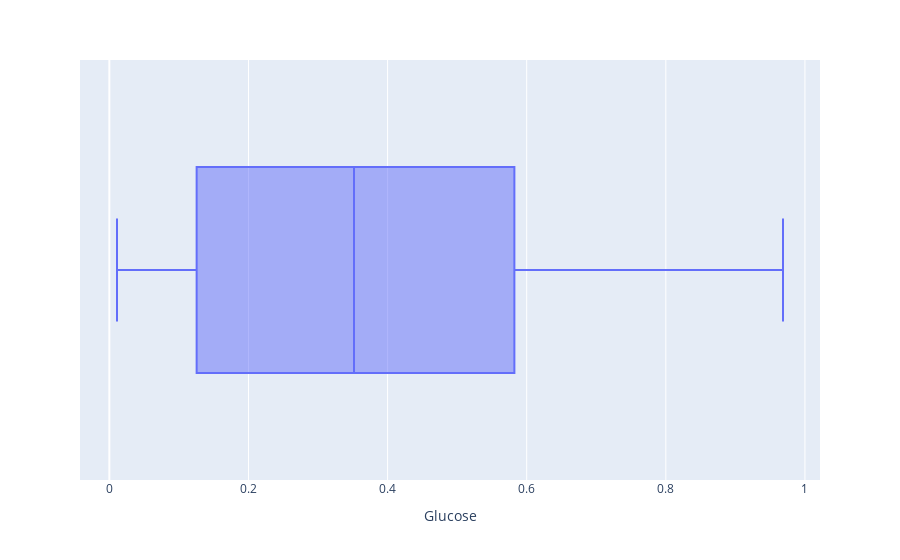
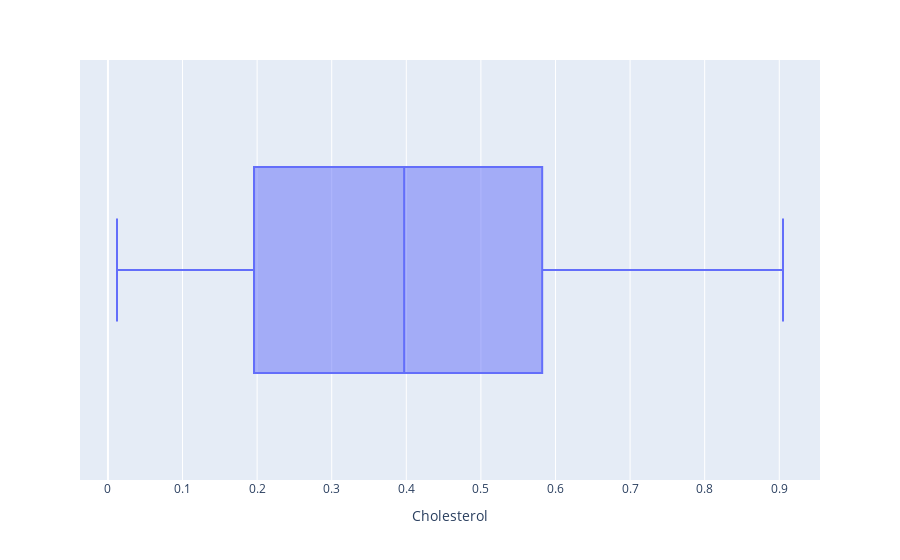
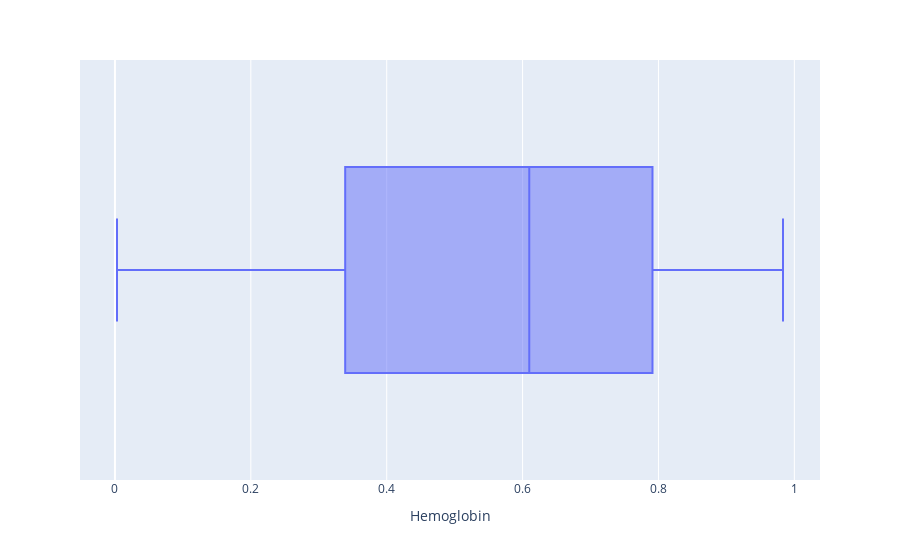
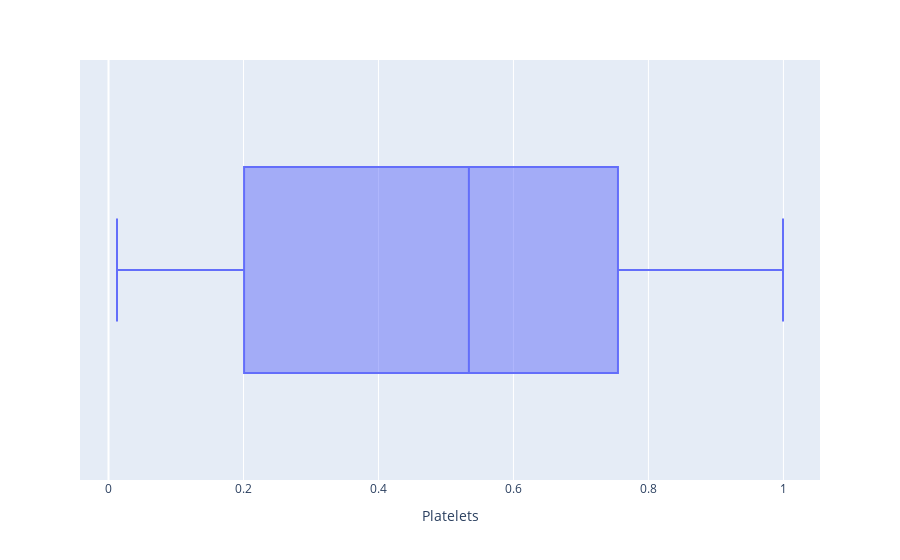

The code cell stored with these charts, in order, in its notebook:
### Code cell
def make_box(col_name):
    fig = px.box(df,x=col_name)
    fig.show()
for i in df.columns:
    make_box(i)

### Figure 1 — Plotly figure (JSON) as saved in the notebook; plotly's stock layout.template omitted (floating-point values rounded to 4 significant figures; data arrays with more than 128 entries replaced by an {"elided": "..."} marker saying what was removed)
{"data": [{"alignmentgroup": "True", "hovertemplate": "Glucose=%{x}<extra></extra>", "legendgroup": "", "marker": {"color": "#636efa"}, "name": "", "notched": false, "offsetgroup": "", "orientation": "h", "showlegend": false, "type": "box", "x": {"elided": "2351 float values"}, "x0": " ", "xaxis": "x", "y0": " ", "yaxis": "y"}], "layout": {"boxmode": "group", "legend": {"tracegroupgap": 0}, "margin": {"t": 60}, "xaxis": {"anchor": "y", "domain": [0, 1], "title": {"text": "Glucose"}}, "yaxis": {"anchor": "x", "domain": [0, 1]}}}

### Figure 2 — Plotly figure (JSON) as saved in the notebook; plotly's stock layout.template omitted (floating-point values rounded to 4 significant figures; data arrays with more than 128 entries replaced by an {"elided": "..."} marker saying what was removed)
{"data": [{"alignmentgroup": "True", "hovertemplate": "Cholesterol=%{x}<extra></extra>", "legendgroup": "", "marker": {"color": "#636efa"}, "name": "", "notched": false, "offsetgroup": "", "orientation": "h", "showlegend": false, "type": "box", "x": {"elided": "2351 float values"}, "x0": " ", "xaxis": "x", "y0": " ", "yaxis": "y"}], "layout": {"boxmode": "group", "legend": {"tracegroupgap": 0}, "margin": {"t": 60}, "xaxis": {"anchor": "y", "domain": [0, 1], "title": {"text": "Cholesterol"}}, "yaxis": {"anchor": "x", "domain": [0, 1]}}}

### Figure 3 — Plotly figure (JSON) as saved in the notebook; plotly's stock layout.template omitted (floating-point values rounded to 4 significant figures; data arrays with more than 128 entries replaced by an {"elided": "..."} marker saying what was removed)
{"data": [{"alignmentgroup": "True", "hovertemplate": "Hemoglobin=%{x}<extra></extra>", "legendgroup": "", "marker": {"color": "#636efa"}, "name": "", "notched": false, "offsetgroup": "", "orientation": "h", "showlegend": false, "type": "box", "x": {"elided": "2351 float values"}, "x0": " ", "xaxis": "x", "y0": " ", "yaxis": "y"}], "layout": {"boxmode": "group", "legend": {"tracegroupgap": 0}, "margin": {"t": 60}, "xaxis": {"anchor": "y", "domain": [0, 1], "title": {"text": "Hemoglobin"}}, "yaxis": {"anchor": "x", "domain": [0, 1]}}}

### Figure 4 — Plotly figure (JSON) as saved in the notebook; plotly's stock layout.template omitted (floating-point values rounded to 4 significant figures; data arrays with more than 128 entries replaced by an {"elided": "..."} marker saying what was removed)
{"data": [{"alignmentgroup": "True", "hovertemplate": "Platelets=%{x}<extra></extra>", "legendgroup": "", "marker": {"color": "#636efa"}, "name": "", "notched": false, "offsetgroup": "", "orientation": "h", "showlegend": false, "type": "box", "x": {"elided": "2351 float values"}, "x0": " ", "xaxis": "x", "y0": " ", "yaxis": "y"}], "layout": {"boxmode": "group", "legend": {"tracegroupgap": 0}, "margin": {"t": 60}, "xaxis": {"anchor": "y", "domain": [0, 1], "title": {"text": "Platelets"}}, "yaxis": {"anchor": "x", "domain": [0, 1]}}}
